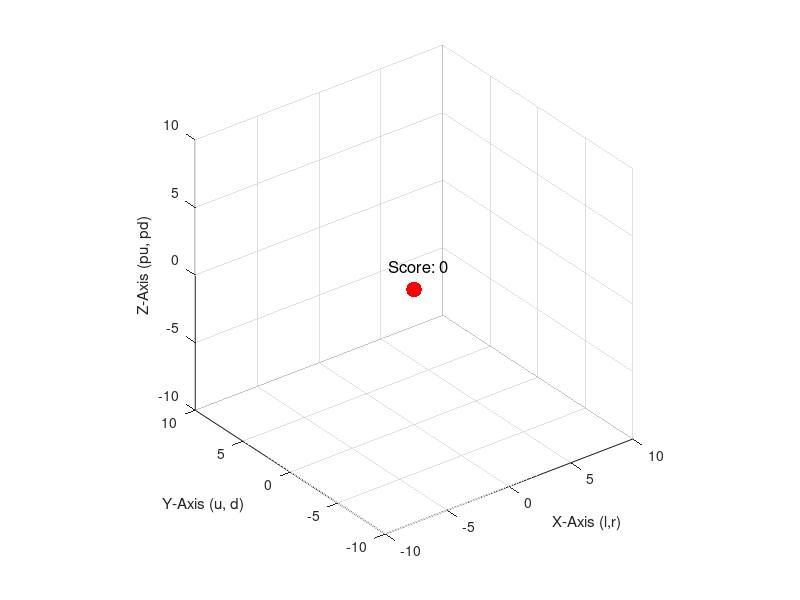

The MATLAB source for this figure: (Note: this script raises an error after producing the figure.)
% ball_game.m
% Declare all global variables at the start
global ballX ballY ballZ ball radius score currentQuestion questionIndex questions answers correctWall txtBack txtRight txtBottom scoreText currentImageSet;

% Initialize image sets
imageSet1 = {'red_tile.png', 'Library_door_1.png', 'window.png'};
imageSet2 = {'Library_floor.png', 'Inner_door.png', 'Inner_wall.png'};
imageSet3 = {'Library_floor.png', 'Library_books.png', 'Library_window.png'};

% Initialize variables
ballX = 0;
ballY = 0;
ballZ = 0;
radius = 0.5;
score = 0;
questionIndex = 1;
currentImageSet = 1;  % Initialize image set counter

% Define questions and answers
questions = {
    'What is 5 + 3?',      % Question 1
    'What is 4 x 6?',      % Question 2
    'What is 15 - 7?',     % Question 3
    'What is 12 + 8?',     % Question 4
    'What is 7 x 5?',      % Question 5
    'What is 20 - 9?',     % Question 6
    'What is 16 + 7?',     % Question 7
    'What is 9 x 3?',      % Question 8
    'What is 30 - 13?'     % Question 9
};

% Each row contains [correct_answer, wrong_answer1, wrong_answer2]
answers = [
    8, 7, 9;              % Answers for Question 1
    24, 28, 22;           % Answers for Question 2
    8, 6, 10;             % Answers for Question 3
    20, 18, 22;           % Answers for Question 4
    35, 32, 38;           % Answers for Question 5
    11, 13, 9;            % Answers for Question 6
    23, 21, 25;           % Answers for Question 7
    27, 24, 30;           % Answers for Question 8
    17, 15, 19            % Answers for Question 9
];

% Define which wall will have the correct answer (1=XZ back, 2=YZ right, 3=XY bottom)
correctWall = [2, 1, 3, 1, 2, 3, 2, 1, 3];  % Corresponds to each question

% Create figure window
fig = figure('KeyPressFcn', @keyPress);
hold on;
axis([-10 10 -10 10 -10 10]);
grid on;

% Create the ball (sphere)
[X, Y, Z] = sphere(20);
ball = surf(radius * X + ballX, radius * Y + ballY, radius * Z + ballZ);
set(ball, 'FaceColor', 'red', 'EdgeColor', 'none');

% Set up the lighting
% light('Position', [5 5 10]);
% lightangle(-45, 45);
lighting flat;
axis square;
view(3);

% Add labels to the axes
xlabel('X-Axis (l,r)');
ylabel('Y-Axis (u, d)');
zlabel('Z-Axis (pu, pd)');

% Create text objects for answers
txtBack = text(0, 9, 0, '', 'FontSize', 20, 'HorizontalAlignment', 'center', 'FontWeight', 'bold', 'Color', '#FFA500');
txtRight = text(9, 0, 0, '', 'FontSize', 20, 'HorizontalAlignment', 'center', 'FontWeight', 'bold', 'Color', '#FFA500');
txtBottom = text(0, 0, -9, '', 'FontSize', 20, 'HorizontalAlignment', 'center', 'FontWeight', 'bold', 'Color', '#FFA500');

% Create score display
scoreText = text(-9, -9, 9, sprintf('Score: %d', score), 'FontSize', 12);

% Initial game setup
updateWallTextures();
updateGame(true);

function updateWallTextures()
    global currentImageSet ball ballX ballY ballZ radius;
    
    % Get current image set
    if currentImageSet == 1
        currentImages = {'red_tile.png', 'Library_door_1.png', 'window.png'};
    elseif currentImageSet == 2
        currentImages = {'Library_floor.png', 'Inner_door.png', 'Inner_wall.png'};
    else
        currentImages = {'Library_floor.png', 'Library_books.png', 'Library_window.png'};
    end
    
    % Load current set of images
    img1 = imread(currentImages{1});
    img2 = imread(currentImages{2});
    img3 = imread(currentImages{3});
    
    % Delete existing walls if they exist
    delete(findobj(gca, 'Type', 'surface'));
    
    % Recreate walls with new textures
    [XX, YY] = meshgrid(-10:10, -10:10);
    surf(XX, YY, -10 * ones(21, 21), repmat(img1, [1 1]), 'FaceColor', 'texturemap', 'EdgeColor', 'none');

    [XX, ZZ] = meshgrid(-10:10, -10:10);
    surf(XX, 10 * ones(21, 21), ZZ, repmat(img2, [1 1]), 'FaceColor', 'texturemap', 'EdgeColor', 'none');

    [YY, ZZ] = meshgrid(-10:10, -10:10);
    surf(10 * ones(21, 21), YY, ZZ, repmat(img3, [1 1]), 'FaceColor', 'texturemap', 'EdgeColor', 'none');
    
    % Recreate the ball since we deleted all surfaces
    [X, Y, Z] = sphere(20);
    ball = surf(radius * X + ballX, radius * Y + ballY, radius * Z + ballZ);
    set(ball, 'FaceColor', 'red', 'EdgeColor', 'none');
end

function updateGame(newQuestion)
    global questionIndex questions answers correctWall txtBack txtRight txtBottom scoreText score currentImageSet;
    
    if newQuestion
        % Increment question index and handle wraparound
        questionIndex = questionIndex + 1;
        if questionIndex > length(questions)
            questionIndex = 1;
            currentImageSet = 1;
            updateWallTextures();
        elseif questionIndex == 4
            currentImageSet = 2;
            updateWallTextures();
        elseif questionIndex == 7
            currentImageSet = 3;
            updateWallTextures();
        end
    end
    
    % Update question display
    title(questions{questionIndex}, 'FontWeight', 'bold');
    
    % Distribute answers based on correctWall
    switch correctWall(questionIndex)
        case 1 % Back wall (XZ plane)
            set(txtBack, 'String', num2str(answers(questionIndex, 1)));
            set(txtRight, 'String', num2str(answers(questionIndex, 2)));
            set(txtBottom, 'String', num2str(answers(questionIndex, 3)));
        case 2 % Right wall (YZ plane)
            set(txtBack, 'String', num2str(answers(questionIndex, 2)));
            set(txtRight, 'String', num2str(answers(questionIndex, 1)));
            set(txtBottom, 'String', num2str(answers(questionIndex, 3)));
        case 3 % Bottom wall (XY plane)
            set(txtBack, 'String', num2str(answers(questionIndex, 2)));
            set(txtRight, 'String', num2str(answers(questionIndex, 3)));
            set(txtBottom, 'String', num2str(answers(questionIndex, 1)));
    end
    
    % Update score display
    set(scoreText, 'String', sprintf('Score: %d', score));
end

function keyPress(~, event)
    global ballX ballY ballZ ball radius score questionIndex correctWall;
    
    step = 0.5; % Movement step size
    
    % Update position based on key press
    switch event.Key
        case 'leftarrow'
            ballX = ballX - step;
        case 'rightarrow'
            ballX = ballX + step;
        case 'uparrow'
            ballY = ballY + step;
        case 'downarrow'
            ballY = ballY - step;
        case 'pageup'
            ballZ = ballZ + step;
        case 'pagedown'
            ballZ = ballZ - step;
        case 'r'
            resetBall();
            updateBallPosition();
            return; % Exit the function after resetting the ball
    end
    
    % Check for collisions with walls and handle answer checking
    correct = false;
    if abs(ballX) >= 9.5 && abs(ballY) < 1 && abs(ballZ) < 1  % Right wall (YZ)
        if correctWall(questionIndex) == 2
            correct = true;
            score = score + 1;
        end
        resetBall();
        if correct
            updateGame(true);
        end
    elseif abs(ballY) >= 9.5 && abs(ballX) < 1 && abs(ballZ) < 1  % Back wall (XZ)
        if correctWall(questionIndex) == 1
            correct = true;
            score = score + 1;
        end
        resetBall();
        if correct
            updateGame(true);
        end
    elseif abs(ballZ) >= 9.5 && abs(ballX) < 1 && abs(ballY) < 1  % Bottom wall (XY)
        if correctWall(questionIndex) == 3
            correct = true;
            score = score + 1;
        end
        resetBall();
        if correct
            updateGame(true);
        end
    end
    
    % Update ball position
    updateBallPosition();
    
    drawnow;
end

function resetBall()
    global ballX ballY ballZ;
    ballX = 0;
    ballY = 0;
    ballZ = 0;
end

function updateBallPosition()
    global ballX ballY ballZ ball radius;
    [X,Y,Z] = sphere(20);
    set(ball, 'XData', radius*X + ballX, ...
              'YData', radius*Y + ballY, ...
              'ZData', radius*Z + ballZ);
end